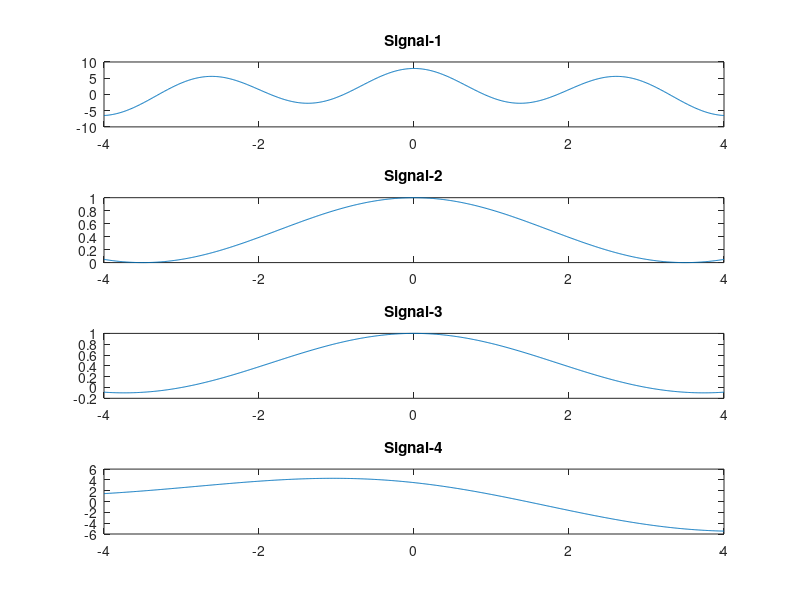

Reproduce this figure in MATLAB.
% Name : Samarth Shah
% Roll No: AU1841145
% Lab1 (Question_12) Plot all the given signals and comment on their output for periodicity writing common
% MATLAB code.
%1 x(n) = 3cos(pi*n/6)+ 5cos(3*pi*n/4)
%2 x(n) = cos(n/7)*cos(n*pi/7)
%3 x(n) = cos(n*pi/6)*cos(n*pi/9)
%4 x(n) = 2*cos(n*pi/4)-sin(n*pi/6)+3*cos((n*pi/8)+pi/3)
clc ;
clear;
close all ;
n = -4:0.01:4; %Defining the range
signal1 = 3*cos ((1/6)*pi*n) + 5*cos ((3/4)*pi*n); %Equation of Function 1
subplot(411);
plot (n,signal1 );%Plotting Signal 1
title ("Signal-1");
signal2 = cos((1/7)*pi*n).*cos ((1/7)*pi*n); %Equation of Function 2
subplot (412);
plot (n,signal2 ); %Plotting Signal 2
title ("Signal-2");
signal3 = cos((1/6)*pi*n).*cos ((1/9)*pi*n); %Equation of Function 3
subplot (413);
plot (n,signal3 ); %Plotting Signal 3
title ("Signal-3");
signal4 = 2*cos((1/4)*pi*n)-sin((1/6)*pi*n)+ 3*cos((1/8)*pi*n + (1/3)*pi);%Equation of Function 4
subplot (414);
plot (n,signal4 );
title ("Signal-4"); %Plotting Signal 4

%Periodicity 
% Answer of 1st Graph: Period 24
% Answer of 2nd Graph: Aperiodic
% Answer of 3rd Graph: Period 36
% Answer of 4th Graph: Period 48
